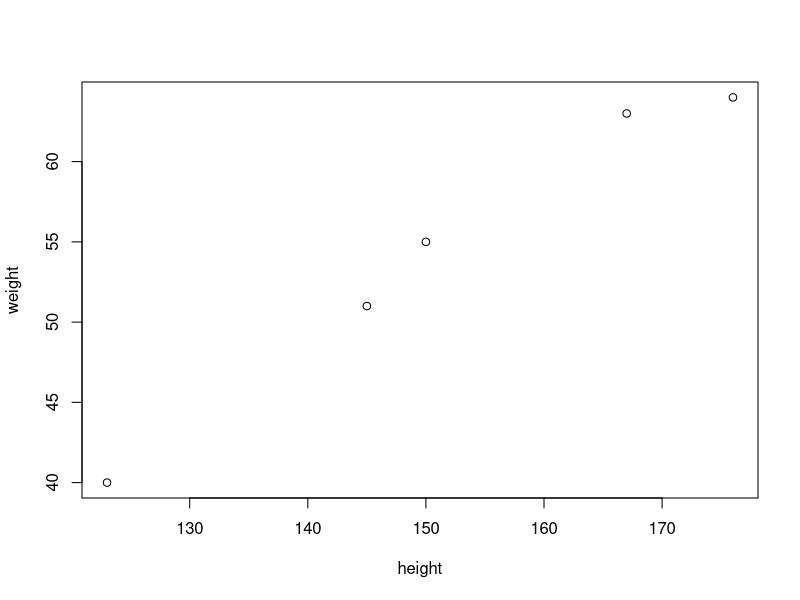
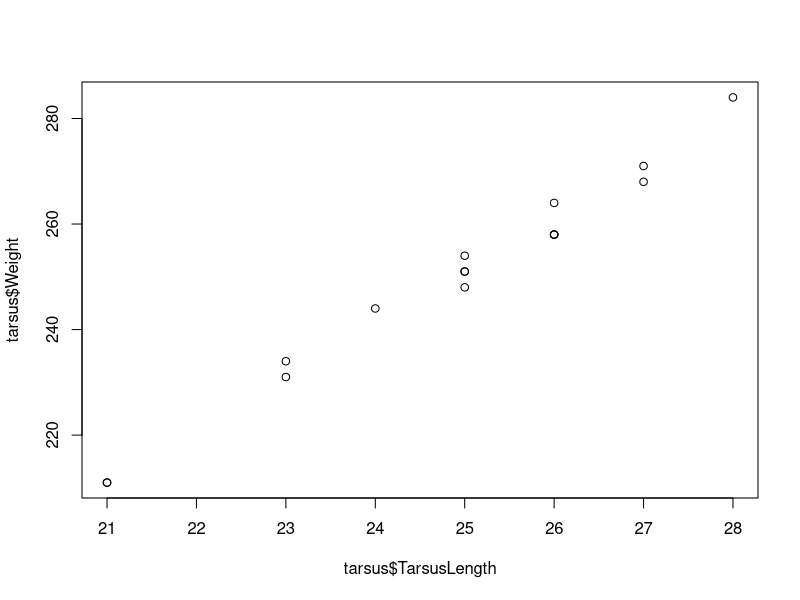
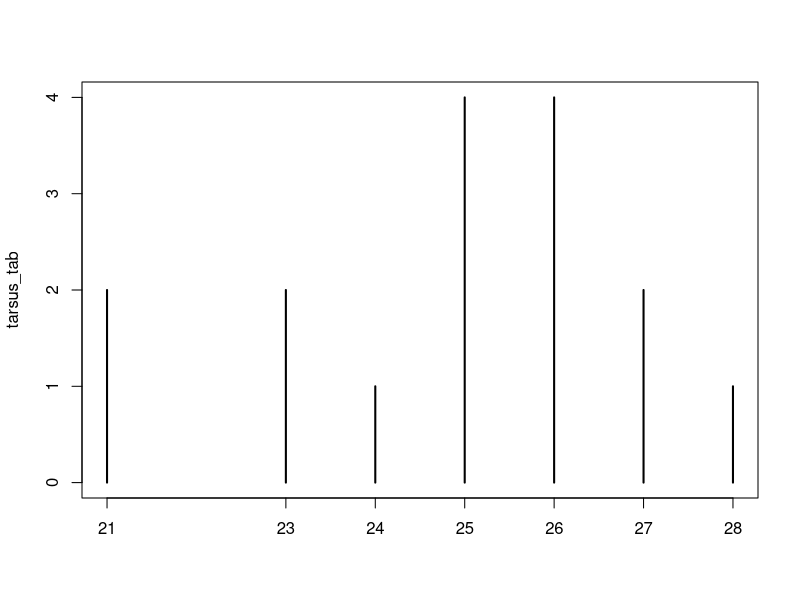
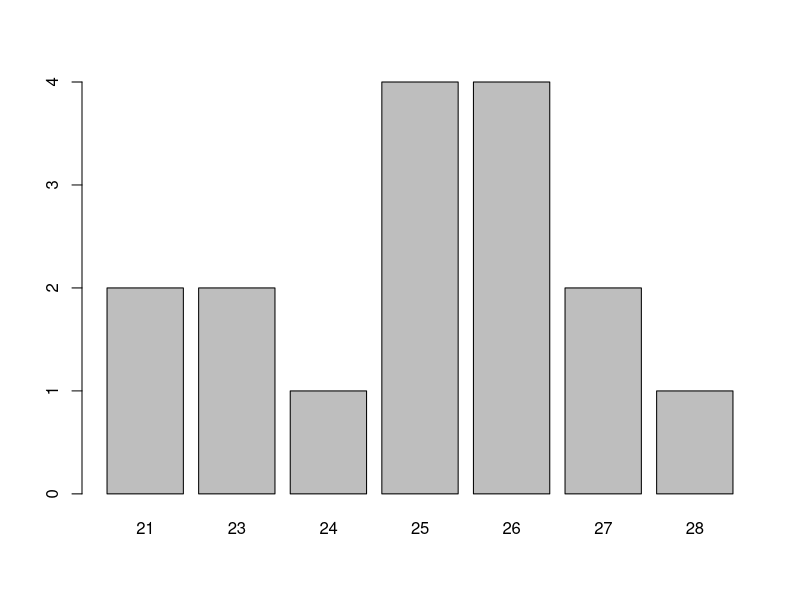
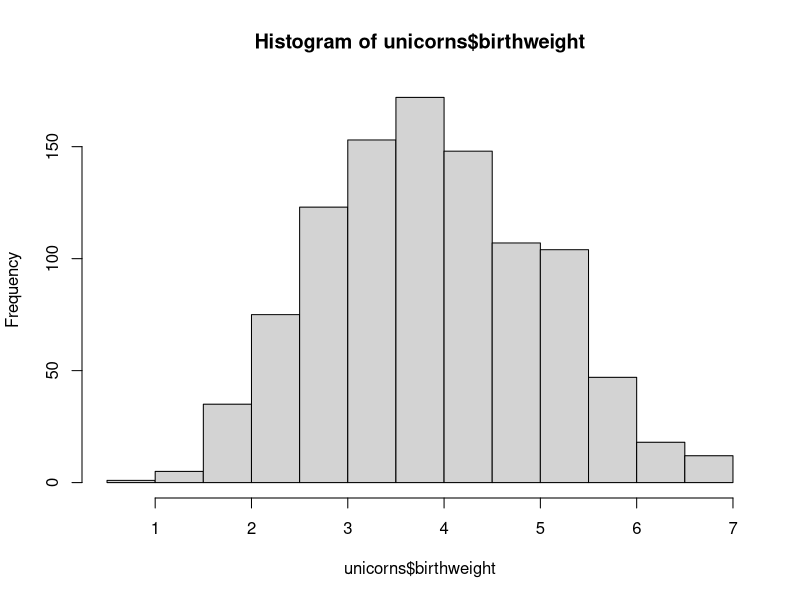
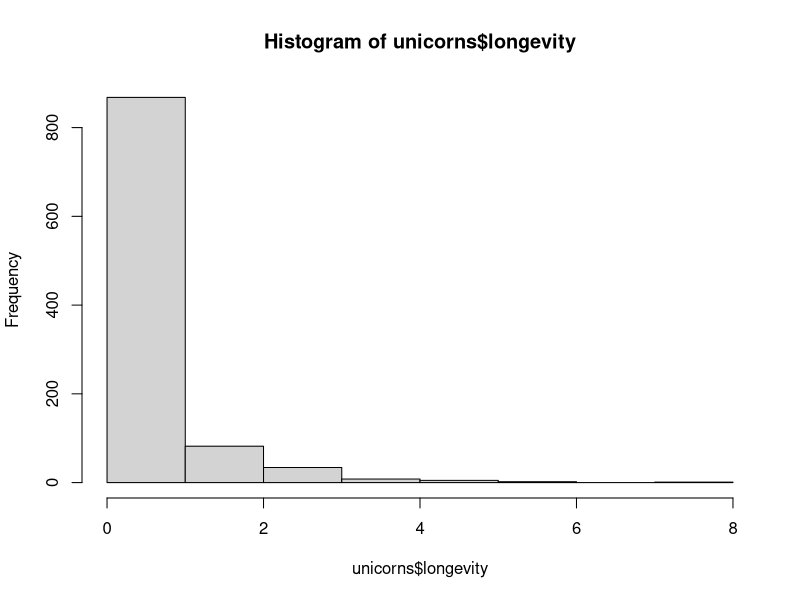
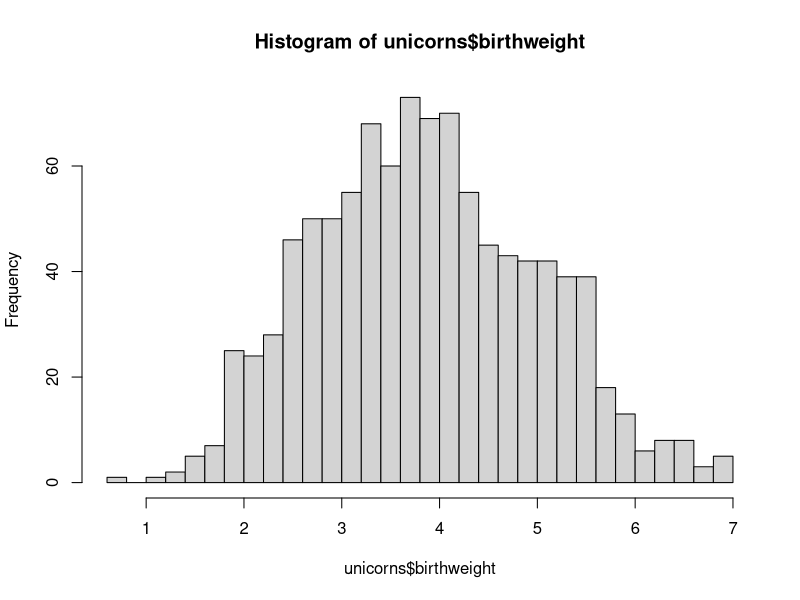
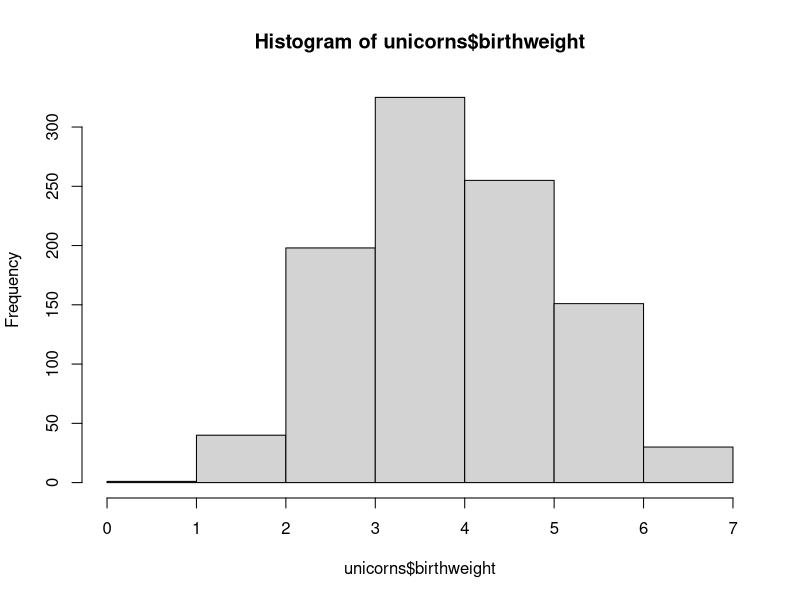

The R source for these figures, in order:
## ---- chunk 1
knitr::opts_chunk$set(echo = TRUE)
#knitr::opts_knit$set(global.device = TRUE)
## ---- chunk 2
library(tidyverse)
## ---- chunk 3
height<-c(145,167,176,123,150)
weight<-c(51,63,64,40,55)
## ---- chunk 4
plot(height,weight)
## ---- chunk 5
tarsus<-read.csv("tarsus.csv")
head(tarsus)
## ---- chunk 6
str(tarsus)
## ---- chunk 7
tarsus$TarsusLength
## ---- chunk 8
tarsus$Weight
## ---- chunk 9
plot(tarsus$TarsusLength,tarsus$Weight)
## ---- chunk 10
tarsus_tab<-table(tarsus$TarsusLength)
tarsus_tab
## ---- chunk 11
plot(tarsus_tab)
## ---- chunk 12
barplot(tarsus_tab)
## ---- chunk 13
unicorns<-read.csv("unicorns.csv")
head(unicorns)
## ---- chunk 14
str(unicorns)
## ---- chunk 15
hist(unicorns$birthweight)            # normal distribution
## ---- chunk 16
hist(unicorns$longevity)              # poisson distribution
## ---- chunk 17
hist(unicorns$birthweight, breaks = 40)
## ---- chunk 18
hist(unicorns$birthweight, breaks = c(0,1,2,3,4,5,6,7))
## ---- chunk 19
hist(unicorns$birthweight, breaks = c(0,1,2,3,4,7))
## ---- chunk 20
hist(unicorns$birthweight, breaks = 40, xlab = "Birth Weight")
## ---- chunk 21
hist(unicorns$birthweight,
     breaks = 40,
     xlab = "Birth Weight",
     main = "Histogram of Unicorn Birth Weight")
## ---- chunk 22
hist(unicorns$birthweight,
     breaks = 40,
     xlab = "Birth Weight", 
     main = "Histogram of Unicorn Birth Weight",
     ylim = c(0,80))
## ---- chunk 23
hist(unicorns$birthweight,                            # x value
     breaks = 40,                                     # number of cells
     xlab = "Birth Weight",                           # x-axis label
     main = "Histogram of Unicorn Birth Weight",      # plot title
     ylim = c(0,80))                                  # limits of the y axis (min,max)
## ---- chunk 24
moomins<-read.csv("Moomin Density.csv")
head(moomins)
## ---- chunk 25
plot(moomins$Year, moomins$PopSize)
## ---- chunk 26
plot(moomins$Year, moomins$PopSize, type = "l")     # Try "o" "p" "l" "b"
## ---- chunk 27
plot(moomins$Year, moomins$PopSize, type = "l", lty = "dashed")
## ---- chunk 28
plot(moomins$Year, moomins$PopSize, type = "l", lty = "dotted")
## ---- chunk 29
plot(moomins$Year, moomins$PopSize, type = "l")
## ---- chunk 30
plot(moomins$Year, moomins$PopSize, type = "l", col = "red")    # R Colour Chart
## ---- chunk 31
plot(moomins$Year, moomins$PopSize, type = "l", col = 3)
## ---- chunk 32
plot(moomins$Year, moomins$PopSize, type = "l", col = "red", lwd = 3)
## ---- chunk 33
plot(moomins$Year, moomins$PopSize, 
     type = "l", 
     col = "red", 
     lwd = 3,
     xlab = "Year",
     ylab = "Population Size",
     main = "Moomin Population Size on Ruissalo 1971 - 2001")

fit1 <- lm (PopSize ~ Year, data = moomins) 
summary(fit1)
abline(fit1, lty = "dashed")    #abline(a=intercept,b=slope)
text(x=1974,y=750,labels="R2 = 0.896\nP = 2.615e-15")
## ---- chunk 34
plot(moomins$Year, moomins$PopSize,                              # x variable, y variable
     type = "l",                                                 # draw a line graphs
     col = "red",                                                # red line colour
     lwd = 3,                                                    # line width of 3
     xlab = "Year",                                              # x axis label
     ylab = "Population Size",                                   # y axis label
     main = "Moomin Population Size on Ruissalo 1971 - 2001")    # plot title

fit1 <- lm (PopSize ~ Year, data = moomins)             # carry out a linear regression
abline(fit1, lty = "dashed")                            # add the regression line to the plot
text(x=1974,y=750,labels="R2 = 0.896\nP = 2.615e-15")   # add a label to the plot at coordinates (x,y)
## ---- chunk 35
data(iris)
head(iris)
## ---- chunk 36
pairs(iris)
## ---- chunk 37
pairs(iris, col = iris$Species)
## ---- chunk 38
plot(iris$Sepal.Length, iris$Petal.Length, col = iris$Species)
## ---- chunk 39
plot(iris$Sepal.Length, iris$Petal.Length, col = iris$Species, pch = 15)
plot(iris$Sepal.Length, iris$Petal.Length, col = iris$Species, pch = "A")
## ---- chunk 40
plot(iris$Sepal.Length, iris$Petal.Length, col = iris$Species, pch = 21, bg = "blue")
## ---- chunk 41
plot(iris$Sepal.Length, iris$Petal.Length, col = iris$Species, pch = 16)
## ---- chunk 42
plot(iris$Sepal.Length, iris$Petal.Length, col = iris$Species, pch = 16, cex = 2)
## ---- chunk 43
levels(iris$Species)
## ---- chunk 44
plot(iris$Sepal.Length, iris$Petal.Length,        # x variable, y variable
     col = iris$Species,                          # colour by species
     pch = 16,                                    # type of point to use
     cex = 2,                                     # size of point to use
     xlab = "Sepal Length",                       # x axis label
     ylab = "Petal Length",                       # y axis label
     main = "Flower Characteristics in Iris")     # plot title

legend (x = 4.5, y = 7, legend = levels(iris$Species), col = c(1:3), pch = 16)
# legend with titles of iris$Species and colours 1 to 3, point type pch at coords (x,y)
## ---- chunk 45
iris$Colour <- ""
iris$Colour[iris$Species=="setosa"] <- "magenta"
iris$Colour[iris$Species=="versicolor"] <- "cyan"
iris$Colour[iris$Species=="virginica"] <- "yellow"

plot(iris$Sepal.Length, iris$Petal.Length, col = iris$Colour, pch = 16, cex = 2)
legend(x = 4.5, y = 7, legend = c("setosa","versicolor","virginica"),col=c("magenta","cyan","yellow"), pch=16)
## ---- chunk 46
plot(iris$Sepal.Length, iris$Petal.Length, col = iris$Species, pch = 16, cex = 2)
legend(4.5,7,legend=c("setosa","versicolor","virginica"),col=c(1:3),lty="solid")
## ---- chunk 47
head(iris)
## ---- chunk 48
boxplot(iris$Sepal.Length ~ iris$Species)
## ---- chunk 49
boxplot(iris$Sepal.Length ~ iris$Species, notch = T)
## ---- chunk 50
boxplot(iris$Sepal.Length ~ iris$Species, notch = T, las = 1)
## ---- chunk 51
boxplot(iris$Sepal.Length ~ iris$Species, notch = T, las = 1,
        xlab = "Species", ylab = "Sepal Length", main = "Sepal Length by Species in Iris") 
## ---- chunk 52
boxplot(iris$Sepal.Length ~ iris$Species, notch = T, las = 1,
        xlab = "Species", ylab = "Sepal Length", main = "Sepal Length by Species in Iris",
        cex.lab=1.5)
## ---- chunk 53
boxplot(iris$Sepal.Length ~ iris$Species, notch = T, las = 1,
        xlab = "Species", ylab = "Sepal Length", main = "Sepal Length by Species in Iris",
        cex.lab = 1.5,
        cex.axis = 1.5,
        cex.main = 2)
## ---- chunk 54
data(iris)
levels(iris$Species)
## ---- chunk 55
iris$Species<-factor(iris$Species, levels = c("virginica","versicolor","setosa"))
## ---- chunk 56
boxplot(iris$Sepal.Length ~ iris$Species,              # x variable, y variable
        notch = T,                                     # Draw notch
        las = 1,                                       # Orientate the axis tick labels
        xlab = "Species",                              # X-axis label
        ylab = "Sepal Length",                         # Y-axis label
        main = "Sepal Length by Species in Iris",      # Plot title
        cex.lab = 1.5,                                 # Size of axis labels
        cex.axis = 1.5,                                # Size of the tick mark labels
        cex.main = 2)                                  # Size of the plot title
## ---- chunk 57
dragons <- data.frame(TalonLength = c(20.9, 58.3, 35.5),
                      SE = c(4.5, 6.3, 5.5),
                      Population = c("England", "Scotland", "Wales")
                      )
## ---- chunk 58
dragons
## ---- chunk 59
barplot(dragons$TalonLength)
## ---- chunk 60
barplot(dragons$TalonLength, names = dragons$Population)
## ---- chunk 61
barplot(dragons$TalonLength, names = dragons$Population)
box()
## ---- chunk 62
barplot(dragons$TalonLength, names = dragons$Population)
## ---- chunk 63
levels(dragons$Population)
## ---- chunk 64
dragons$Population <- factor(dragons$Population, levels=c("Scotland","Wales","England"))
levels(dragons$Population)
## ---- chunk 65
barplot(dragons$TalonLength, names = dragons$Population)
## ---- chunk 66
#install.packages("gplots") ## do this in the console if necessary
library(gplots)
barplot(dragons$TalonLength, names = dragons$Population, 
        ylim=c(0,70),xlim=c(0,4),yaxs='i', xaxs='i',
        main="Dragon Talon Length in the UK",
        ylab="Mean Talon Length",
        xlab="Country")
par(new=T)
plotCI (dragons$TalonLength, 
        uiw = dragons$SE, liw = dragons$SE,
        gap=0,sfrac=0.01,pch="",
        ylim=c(0,70),
        xlim=c(0.4,3.7),
        yaxs='i', xaxs='i',axes=F,ylab="",xlab="")
box()
## ---- chunk 67
par(mfrow=c(1,2))      # number of rows, number of columns

plot(iris$Sepal.Length, iris$Petal.Length,        # x variable, y variable
     col = iris$Species,                          # colour by species
     main = "Sepal vs Petal Length in Iris")      # plot title

plot(iris$Sepal.Length, iris$Sepal.Width,         # x variable, y variable
     col = iris$Species,                          # colour by species
     main = "Sepal Length vs Width in Iris")      # plot title

par(mfrow=c(1,1))     # sets the plot window back to normal
## ---- chunk 68
dev.off()      # But this will clear your plot history.
## ---- chunk 69
png("Sepal vs Petal Length in Iris.png", width = 500, height = 500, res = 72)

plot(iris$Sepal.Length, iris$Petal.Length,
     col = iris$Species,
     main = "Sepal vs Petal Length in Iris")

dev.off()
## ---- chunk 70
pdf("Sepal vs Petal Length in Iris.pdf")

plot(iris$Sepal.Length, iris$Petal.Length,
     col = iris$Species,
     main = "Sepal vs Petal Length in Iris")

dev.off()
## ---- chunk 71
plot(moomins$Year, moomins$PopSize, type="l")
boxplot(iris$Sepal.Length ~ iris$Species)
## ---- chunk 72
par(col=2,pch=16,las=1,lty="dotted") # affects all subsequent plots

plot(moomins$Year, moomins$PopSize, type="l")
boxplot(iris$Sepal.Length ~ iris$Species)
dev.off() # resets par() to default values
## ---- chunk 73
plot(moomins$Year, moomins$PopSize, type="l")
boxplot(iris$Sepal.Length ~ iris$Species)
par(mfrow=c(1,1))
## ---- chunk 74
library(lattice)

xyplot(iris$Petal.Length ~ iris$Sepal.Length | iris$Species, layout = c(3,1))

histogram( ~ unicorns$birthweight | unicorns$sex, layout = c(1,2))
